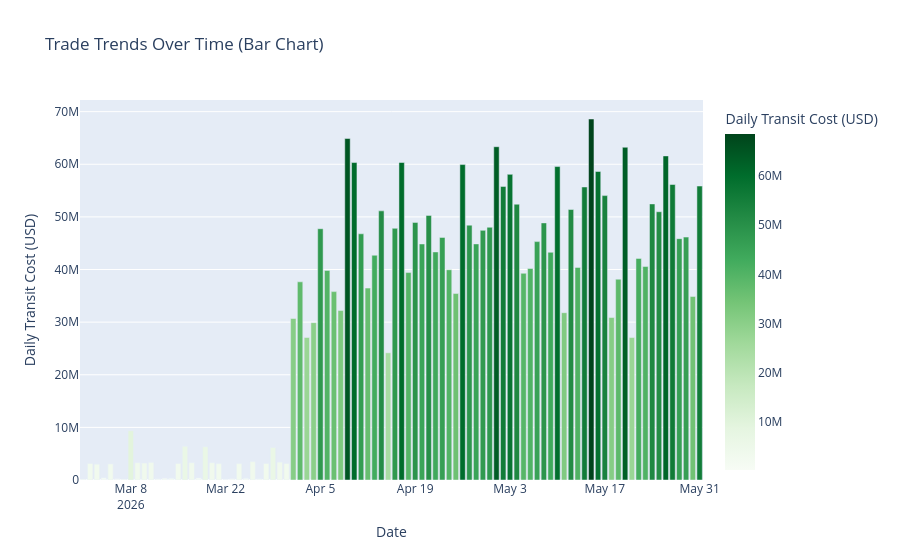

This figure's notebook cell:
### Code cell
# Build interactive visualizations 
trade_trend = df.groupby("date")["total_transit_cost_usd"].sum().reset_index()
fig2 = px.bar(trade_trend, x="date", y="total_transit_cost_usd", title="Trade Trends Over Time (Bar Chart)",
              labels={"date": "Date", "total_transit_cost_usd": "Daily Transit Cost (USD)"}, color="total_transit_cost_usd",
              color_continuous_scale="Greens")
fig2.write_html("../outputs/charts/trade_trends_overtime.html")
fig2.show()
